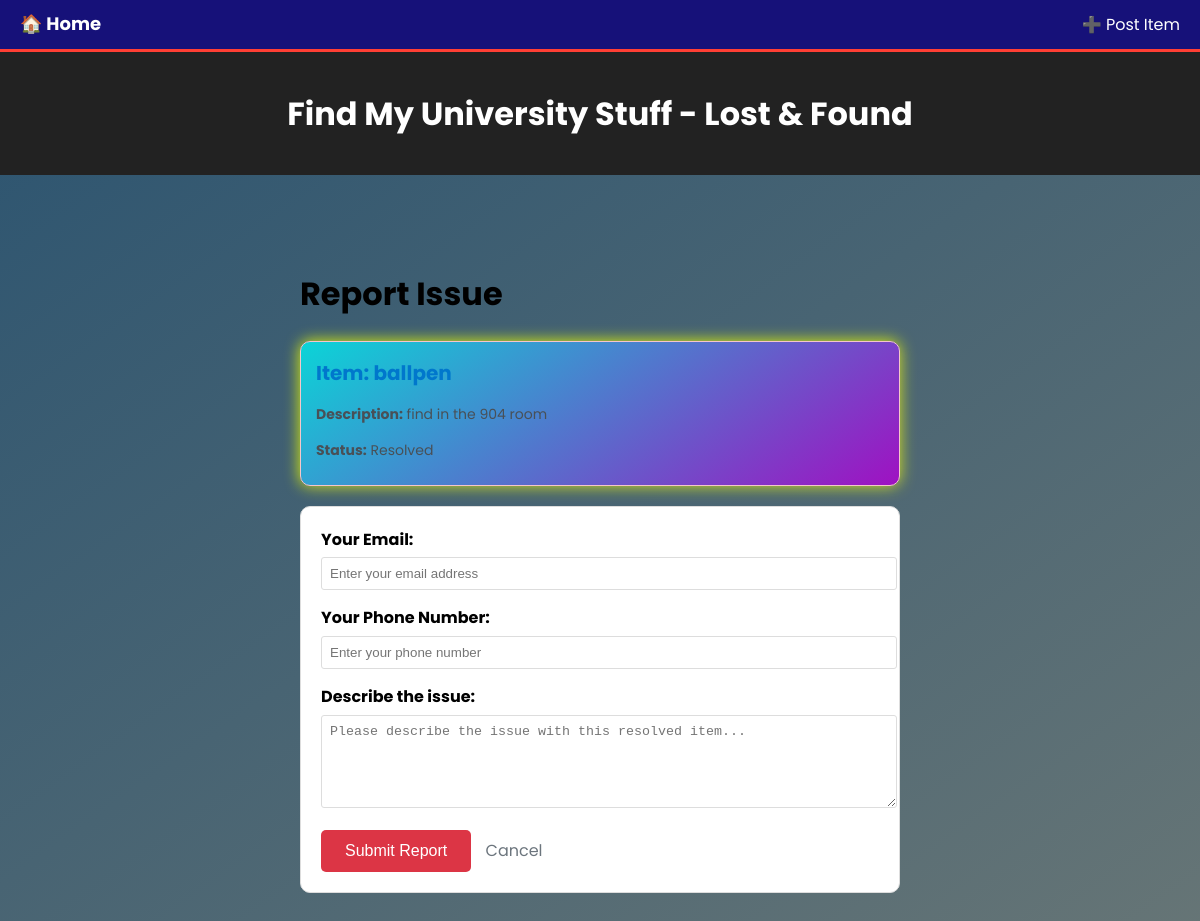
Page /reports/report/6/ on the committed database.
### LostFound/models.py (models this page shows, shortened)
class LostItem(models.Model):
    item_name = models.CharField(max_length=100)
    description = models.TextField(blank=True)
    date_registered = models.DateTimeField(auto_now_add=True)
    mcq_1_question = models.CharField(max_length=200, blank=True)
    mcq_1_answer_correct = models.CharField(max_length=100, blank=True)
    mcq_1_answer_incorrect_1 = models.CharField(max_length=100, blank=True)
    mcq_1_answer_incorrect_2 = models.CharField(max_length=100, blank=True)
    mcq_1_answer_incorrect_3 = models.CharField(max_length=100, blank=True)
    mcq_2_question = models.CharField(max_length=200, blank=True)
    mcq_2_answer_correct = models.CharField(max_length=100, blank=True)
    mcq_2_answer_incorrect_1 = models.CharField(max_length=100, blank=True)
    mcq_2_answer_incorrect_2 = models.CharField(max_length=100, blank=True)
    mcq_2_answer_incorrect_3 = models.CharField(max_length=100, blank=True)
    status = models.CharField(max_length=20, choices=[('Unclaimed', 'Unclaimed'), ('Claimed', 'Claimed'),('Resolved', 'Resolved')], default='Unclaimed')
    claim_code = models.CharField(max_length=6, blank=True,null=True)

### Reports/views.py (the view)
# urls.py: path('report/<int:item_id>/', report_issue, name='report_issue'),
def report_issue(request, item_id):
    item = get_object_or_404(LostItem, id=item_id)
    if request.method == 'POST':
        form = ReportForm(request.POST)
        if form.is_valid():
            report = form.save(commit=False)
            report.lost_item = item
            report.save()
            return redirect('home')
    else:
        form = ReportForm()
    return render(request, 'report.html', {'form': form, 'item': item})

### Reports/forms.py
class ReportForm(forms.ModelForm):
    class Meta:
        model = Report
        fields = ['issue_text', 'email', 'phone_number']

### templates/report.html (shortened to what this page needs)
{% extends "base.html" %}
{% block content %}
<div style="max-width: 600px; margin: 0 auto; padding: 20px;">
    <h1>Report Issue</h1>
    <div class="card card-reported" style="
    background: linear-gradient(145deg, #0bd4d7ff, #9f11c2ff);
    padding: 15px;
    border-radius: 10px;
    margin-bottom: 20px;
    box-shadow: 4px 4px 10px rgba(45, 26, 217, 0.1),
                -0px -0px 15px rgba(229, 250, 5, 1);
    transition: transform 0.2s ease, box-shadow 0.2s ease;">
        <h3>Item: {{ item.item_name }}</h3>
        <p><strong>Description:</strong> {{ item.description|default:"No description provided" }}</p>
        <p><strong>Status:</strong> {{ item.status }}</p>
    </div>
    <form method="post" style="background: #fff; border: 1px solid #ddd; padding: 20px; border-radius: 10px;">
        <div style="margin-bottom: 15px;">
            <label style="display: block; margin-bottom: 5px; font-weight: bold;">Your Email:</label>
            <input type="email" name="email" required style="width: 100%; padding: 8px; border: 1px solid #ddd; border-radius: 3px;" placeholder="Enter your email address">
        </div>
        <div style="margin-bottom: 15px;">
            <label style="display: block; margin-bottom: 5px; font-weight: bold;">Your Phone Number:</label>
            <input type="text" name="phone_number" required style="width: 100%; padding: 8px; border: 1px solid #ddd; border-radius: 3px;" placeholder="Enter your phone number">
        </div>
        <div style="margin-bottom: 15px;">
            <label style="display: block; margin-bottom: 5px; font-weight: bold;">Describe the issue:</label>
            <textarea name="issue_text" rows="5" required style="width: 100%; padding: 8px; border: 1px solid #ddd; border-radius: 3px;" placeholder="Please describe the issue with this resolved item..."></textarea>
        </div>
        <button type="submit" style="background: #dc3545; color: white; padding: 12px 24px; border: none; border-radius: 5px; cursor: pointer; font-size: 16px;">Submit Report</button>
        <a href="{% url 'home' %}" style="margin-left: 10px; color: #6c757d; text-decoration: none;">Cancel</a>
    </form>
</div>
{% endblock %}

### static/css/style.css (style rules this page uses)
body { font-family: 'Poppins', sans-serif; margin: 0; padding: 0; background: linear-gradient(145deg,rgb(42, 83, 112), rgb(102, 117, 118) ); line-height: 1.6; }
.card { background: white; border: 1px solid #dee2e6; border-radius: 12px; padding: 24px; margin-bottom: 24px; box-shadow: 0 6px 20px rgba(0, 0, 0, 0.05); transition: transform 0.3s ease, box-shadow 0.3s ease; position: relative; }
.card h3 { margin-top: 0; margin-bottom: 12px; font-size: 20px; color: #0077cc; }
.card p { font-size: 14px; color: #495057; margin-bottom: 8px; }
.card-reported { background-color: #fff4f4; border: 1px solid #f5c6cb; }

### rows in the picture
LostItem: item_name "ballpen", description "find in the 904 room", status "Resolved"
